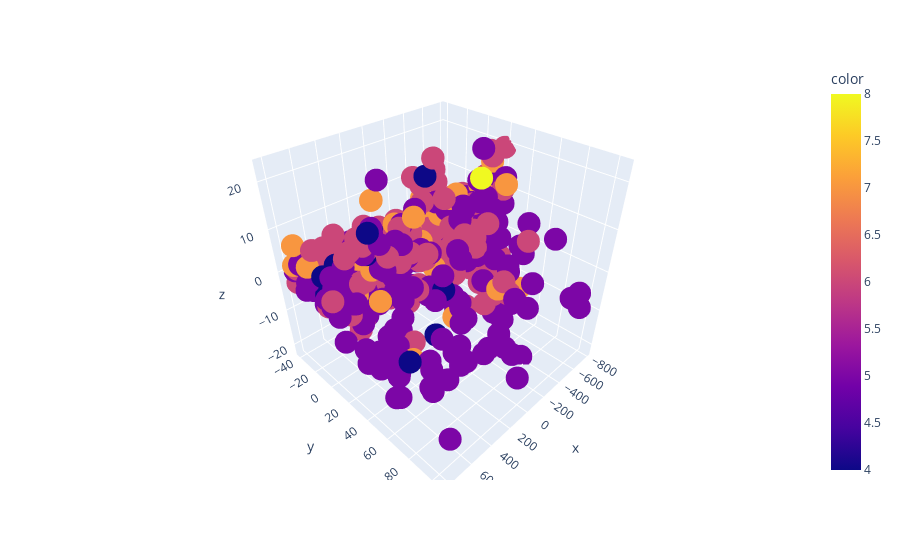

Notebook code for this chart:
### Code cell
#Projection 8th question 20 marks PCA
from sklearn.decomposition import PCA
#build 2 dimentional projection
projector = PCA(n_components=3, whiten=False)

#build projection in train data
projection=projector.fit_transform(x_train)

projection.shape

plt.scatter(projection[:,0],projection[:,1],c=y_train)

#3dimention projection
import matplotlib.pyplot as plt
import plotly.express as px
fig=px.scatter_3d(x=projection[:,0],y=projection[:,1],z=projection[:,2],color=y_train)
fig.show()

#As the yellow and purple are not seen scattered it is not seperable

### Figure 1 — Plotly figure (JSON) as saved in the notebook; plotly's stock layout.template omitted (floating-point values rounded to 4 significant figures; data arrays with more than 128 entries replaced by an {"elided": "..."} marker saying what was removed)
{"data": [{"hovertemplate": "x=%{x}<br>y=%{y}<br>z=%{z}<br>color=%{marker.color}<extra></extra>", "legendgroup": "", "marker": {"color": {"elided": "728 int values"}, "coloraxis": "coloraxis", "symbol": "circle"}, "mode": "markers", "name": "", "scene": "scene", "showlegend": false, "type": "scatter3d", "x": {"elided": "728 float values"}, "y": {"elided": "728 float values"}, "z": {"elided": "728 float values"}}], "layout": {"autosize": true, "coloraxis": {"colorbar": {"title": {"text": "color"}}, "colorscale": [[0, "#0d0887"], [0.1111, "#46039f"], [0.2222, "#7201a8"], [0.3333, "#9c179e"], [0.4444, "#bd3786"], [0.5556, "#d8576b"], [0.6667, "#ed7953"], [0.7778, "#fb9f3a"], [0.8889, "#fdca26"], [1, "#f0f921"]]}, "legend": {"tracegroupgap": 0}, "margin": {"t": 60}, "scene": {"aspectmode": "auto", "aspectratio": {"x": 1, "y": 1, "z": 1}, "domain": {"x": [0, 1], "y": [0, 1]}, "xaxis": {"title": {"text": "x"}, "type": "linear"}, "yaxis": {"title": {"text": "y"}, "type": "linear"}, "zaxis": {"title": {"text": "z"}, "type": "linear"}}}}
